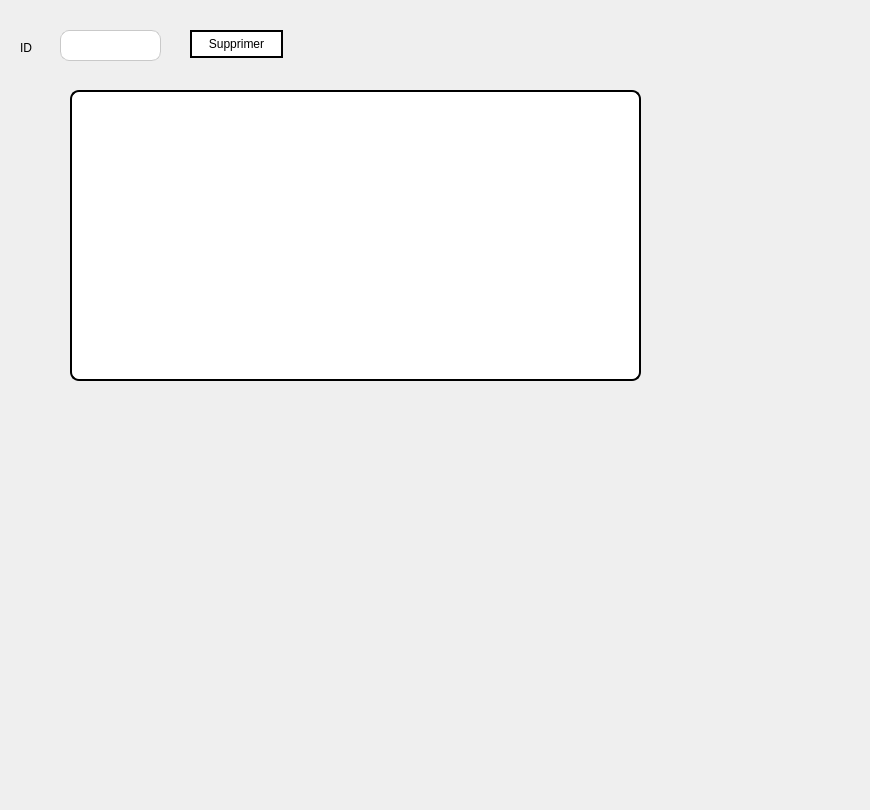
      <widget class="QWidget" name="tab_142">
       <attribute name="title">
        <string>Supprimer un équipement</string>
       </attribute>
       <widget class="QLabel" name="label_14">
        <property name="geometry">
         <rect>
          <x>20</x>
          <y>40</y>
          <width>56</width>
          <height>16</height>
         </rect>
        </property>
        <property name="styleSheet">
         <string notr="true">
font: 87 8pt &quot;Segoe UI Black&quot;;</string>
        </property>
        <property name="text">
         <string>ID</string>
        </property>
       </widget>
       <widget class="QLineEdit" name="lineEdit_9">
        <property name="geometry">
         <rect>
          <x>60</x>
          <y>30</y>
          <width>101</width>
          <height>31</height>
         </rect>
        </property>
        <property name="styleSheet">
         <string notr="true">QLineEdit {
background-color: #ffffff;
border: 1px solid #c9c9c9;
border-radius: 9px;
padding: 2px 8px;
}

QLineEdit:focus {
border-color: #1e90ff;
}</string>
        </property>
       </widget>
       <widget class="QPushButton" name="pushButton_2">
        <property name="geometry">
         <rect>
          <x>190</x>
          <y>30</y>
          <width>93</width>
          <height>28</height>
         </rect>
        </property>
        <property name="styleSheet">
         <string notr="true">QPushButton {
border: 2px solid black;
font: 87 7pt &quot;Segoe UI Black&quot;;
	background-color: rgb(255, 255, 255);

}</string>
        </property>
        <property name="text">
         <string>Supprimer</string>
        </property>
       </widget>
       <widget class="QTableView" name="tableView">
        <property name="geometry">
         <rect>
          <x>70</x>
          <y>90</y>
          <width>571</width>
          <height>291</height>
         </rect>
        </property>
        <property name="styleSheet">
         <string notr="true">
QTableView {
background-color: #ffffff;
border: 2px solid #000000;
border-radius: 9px;
selection-background-color: #1e90ff;
selection-color: #ffffff;
}

QHeaderView::section {
background-color: #f0f0f0;
border: 9px solid #000000;
border-radius: 4px;
padding: 4px;
}</string>
        </property>
       </widget>
       <widget class="QLabel" name="label_219">
        <property name="geometry">
         <rect>
          <x>-30</x>
          <y>-60</y>
          <width>861</width>
          <height>801</height>
         </rect>
        </property>
        <property name="text">
         <string/>
        </property>
        <property name="pixmap">
         <pixmap resource="fond.qrc">:/Plan de travail 1@3x.png</pixmap>
        </property>
       </widget>
       <zorder>label_219</zorder>
       <zorder>label_14</zorder>
       <zorder>lineEdit_9</zorder>
       <zorder>pushButton_2</zorder>
       <zorder>tableView</zorder>
      </widget>
